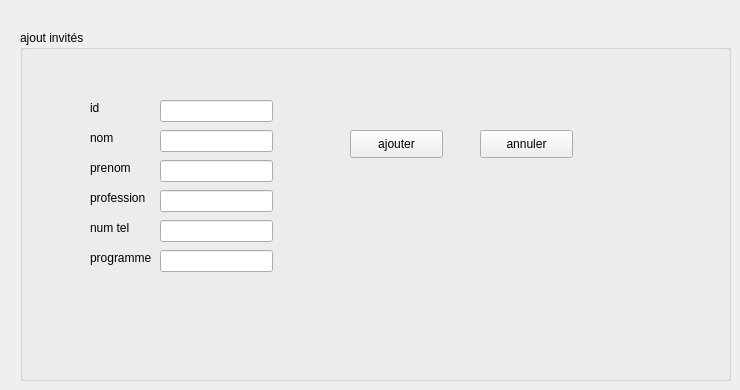
      <widget class="QWidget" name="tab_3">
       <attribute name="title">
        <string>ajouter </string>
       </attribute>
       <widget class="QGroupBox" name="groupBox">
        <property name="geometry">
         <rect>
          <x>20</x>
          <y>30</y>
          <width>711</width>
          <height>351</height>
         </rect>
        </property>
        <property name="title">
         <string>ajout invités</string>
        </property>
        <widget class="QLabel" name="label">
         <property name="geometry">
          <rect>
           <x>70</x>
           <y>70</y>
           <width>55</width>
           <height>16</height>
          </rect>
         </property>
         <property name="text">
          <string>id</string>
         </property>
        </widget>
        <widget class="QLabel" name="label_2">
         <property name="geometry">
          <rect>
           <x>70</x>
           <y>100</y>
           <width>55</width>
           <height>16</height>
          </rect>
         </property>
         <property name="text">
          <string>nom</string>
         </property>
        </widget>
        <widget class="QLabel" name="label_3">
         <property name="geometry">
          <rect>
           <x>70</x>
           <y>130</y>
           <width>55</width>
           <height>16</height>
          </rect>
         </property>
         <property name="text">
          <string>prenom</string>
         </property>
        </widget>
        <widget class="QLabel" name="label_4">
         <property name="geometry">
          <rect>
           <x>70</x>
           <y>160</y>
           <width>61</width>
           <height>16</height>
          </rect>
         </property>
         <property name="text">
          <string>profession</string>
         </property>
        </widget>
        <widget class="QLabel" name="label_5">
         <property name="geometry">
          <rect>
           <x>70</x>
           <y>190</y>
           <width>55</width>
           <height>16</height>
          </rect>
         </property>
         <property name="text">
          <string>num tel</string>
         </property>
        </widget>
        <widget class="QLabel" name="label_6">
         <property name="geometry">
          <rect>
           <x>70</x>
           <y>220</y>
           <width>71</width>
           <height>16</height>
          </rect>
         </property>
         <property name="text">
          <string>programme</string>
         </property>
        </widget>
        <widget class="QLineEdit" name="lineEdit">
         <property name="geometry">
          <rect>
           <x>140</x>
           <y>70</y>
           <width>113</width>
           <height>22</height>
          </rect>
         </property>
        </widget>
        <widget class="QLineEdit" name="lineEdit_2">
         <property name="geometry">
          <rect>
           <x>140</x>
           <y>100</y>
           <width>113</width>
           <height>22</height>
          </rect>
         </property>
        </widget>
        <widget class="QLineEdit" name="lineEdit_3">
         <property name="geometry">
          <rect>
           <x>140</x>
           <y>130</y>
           <width>113</width>
           <height>22</height>
          </rect>
         </property>
        </widget>
        <widget class="QLineEdit" name="lineEdit_4">
         <property name="geometry">
          <rect>
           <x>140</x>
           <y>160</y>
           <width>113</width>
           <height>22</height>
          </rect>
         </property>
        </widget>
        <widget class="QLineEdit" name="lineEdit_5">
         <property name="geometry">
          <rect>
           <x>140</x>
           <y>190</y>
           <width>113</width>
           <height>22</height>
          </rect>
         </property>
        </widget>
        <widget class="QLineEdit" name="lineEdit_6">
         <property name="geometry">
          <rect>
           <x>140</x>
           <y>220</y>
           <width>113</width>
           <height>22</height>
          </rect>
         </property>
        </widget>
        <widget class="QPushButton" name="pushButton">
         <property name="geometry">
          <rect>
           <x>330</x>
           <y>100</y>
           <width>93</width>
           <height>28</height>
          </rect>
         </property>
         <property name="text">
          <string>ajouter</string>
         </property>
        </widget>
        <widget class="QPushButton" name="pushButton_2">
         <property name="geometry">
          <rect>
           <x>460</x>
           <y>100</y>
           <width>93</width>
           <height>28</height>
          </rect>
         </property>
         <property name="text">
          <string>annuler</string>
         </property>
        </widget>
       </widget>
      </widget>
